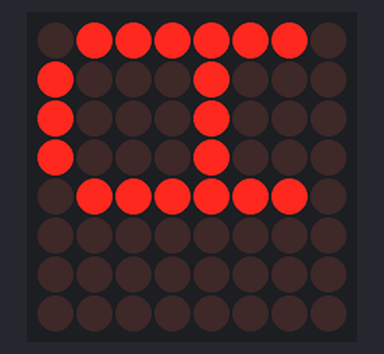
Bench run of a sketch on a simulated Arduino Uno, built with avr-gcc and run on an emulated ATmega328P. Parts: 8×8 LED matrix.

Above: at 0.1 s.

The sketch:

LedMatrix.ino
```cpp
#include "LedControl.h"

/*
 Now we need a LedControl to work with.
 ***** These pin numbers will probably not work with your hardware *****
 pin 12 is connected to the DataIn
 pin 11 is connected to the CLK
 pin 10 is connected to LOAD
 We have only a single MAX72XX.
 */
LedControl lc=LedControl(11,13,12,1);

/* we always wait a bit between updates of the display */
unsigned long delaytime=100;

void setup() {
  /*
   The MAX72XX is in power-saving mode on startup,
   we have to do a wakeup call
   */
  lc.shutdown(0,false);
  /* Set the brightness to a medium values */
  lc.setIntensity(0,8);
  /* and clear the display */
  lc.clearDisplay(0);
}

/*
 This method will display the characters for the
 word "Arduino" one after the other on the matrix.
 (you need at least 5x7 leds to see the whole chars)
 */
void writeArduinoOnMatrix() {
  /* here is the data for the characters */
  byte a[5]={B01111110,B10001000,B10001000,B10001000,B01111110};
  byte r[5]={B00111110,B00010000,B00100000,B00100000,B00010000};
  byte d[5]={B00011100,B00100010,B00100010,B00010010,B11111110};
  byte u[5]={B00111100,B00000010,B00000010,B00000100,B00111110};
  byte i[5]={B00000000,B00100010,B10111110,B00000010,B00000000};
  byte n[5]={B00111110,B00010000,B00100000,B00100000,B00011110};
  byte o[5]={B00011100,B00100010,B00100010,B00100010,B00011100};

  /* now display them one by one with a small delay */
  lc.setRow(0,0,a[0]);
  lc.setRow(0,1,a[1]);
  lc.setRow(0,2,a[2]);
  lc.setRow(0,3,a[3]);
  lc.setRow(0,4,a[4]);
  delay(delaytime);
}

void loop() {
  writeArduinoOnMatrix();
  delay(1000);
  lc.clearDisplay(0);
  delay(1000);
}
```
